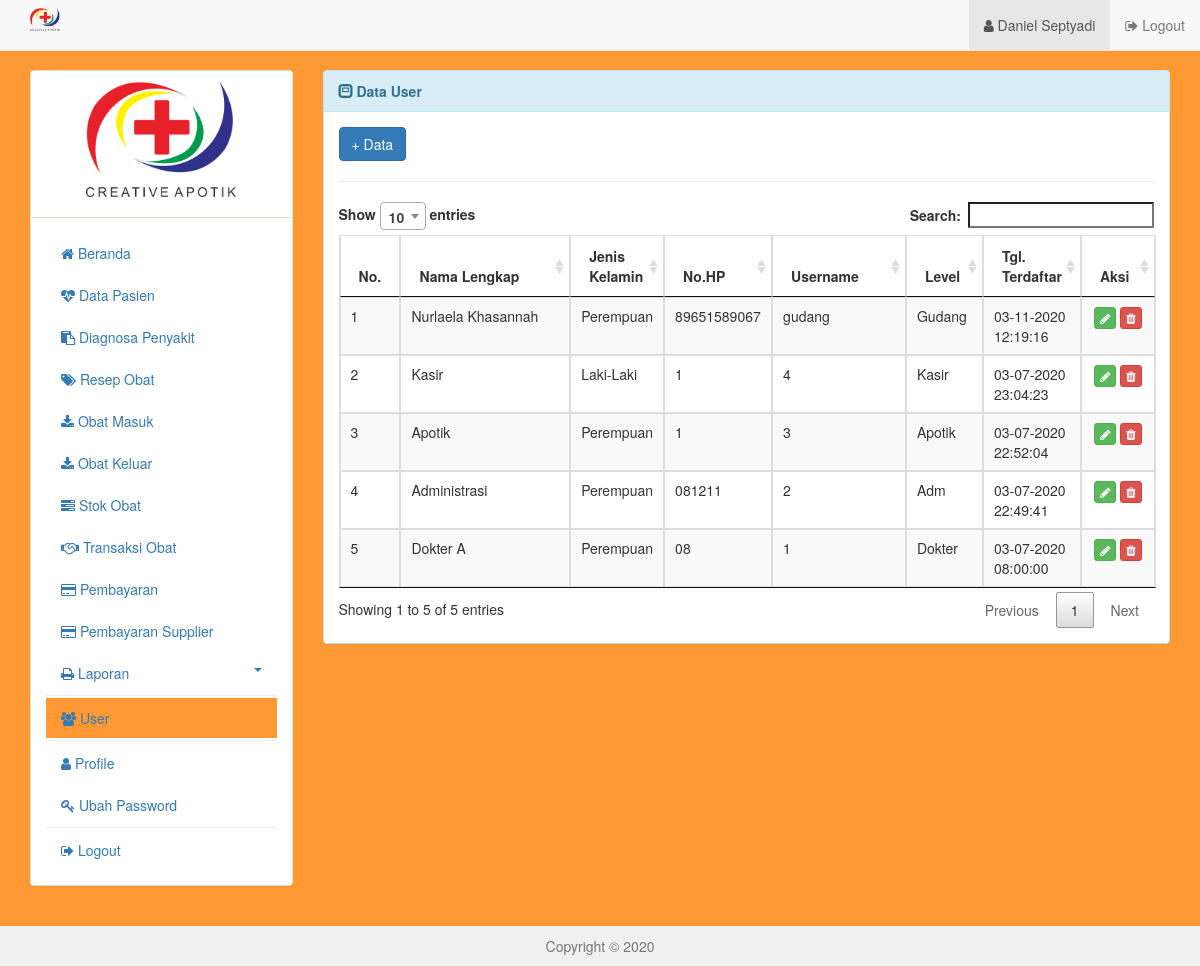
Page /users?menu=user (signed in) on the committed database.
### tables this page shows
CREATE TABLE `tbl_user` (
  `id_user` int(10) NOT NULL,
  `nama_lengkap` text DEFAULT NULL,
  `jk` enum('Laki-Laki','Perempuan') DEFAULT NULL,
  `tlp` varchar(16) DEFAULT NULL,
  `username` text DEFAULT NULL,
  `password` text DEFAULT NULL,
  `level` text DEFAULT NULL,
  `tgl_user` datetime DEFAULT NULL
);

### config/koneksi.php (called while the page is built, shortened)
<?php
function view($data=''){
  $v1 = "Aplikasi Persediaan Obat";
  $v2 = "";
  $v3 = "";
  if ($data=='navbar') {
    $v = "";
  }elseif ($data=='1') {
    $v = $v1;
  }elseif ($data=='2') {
    $v = $v2;
  }elseif ($data=='3') {
    $v = $v3;
  }elseif ($data=='footer') {
    $v = "Copyright &copy; 2020";
  }else {
    $v = "$v1 $v2 $v3";
  }
  return $v;
}
?>

### users/user/tabel.php (the view, shortened to what this page needs)
<?php
$cek_data = mysqli_query($con, "SELECT * FROM tbl_user WHERE level!='admin' ORDER BY id_user DESC");
?>
<a href="users?menu=user&aksi=tambah" class="btn btn-primary">+ Data</a>
<hr>
<table id="data_tables" class="table table-bordered table-striped table-hover" width="100%">
  <thead>
    <tr>
      <th width="1%">No.</th>
      <th width="30%">Nama Lengkap</th>
      <th width="9%">Jenis Kelamin</th>
      <th width="10%">No.HP</th>
      <th width="20%">Username</th>
      <th width="10%">Level</th>
      <th width="10%">Tgl. Terdaftar</th>
      <th width="10%">Aksi</th>
    </tr>
  </thead>
  <tbody>
    <?php
    $no=1;
    while ($baris = mysqli_fetch_array($cek_data)) {?>
      <tr>
        <td><?php echo $no++; ?></td>
        <td><?php echo $baris['nama_lengkap']; ?></td>
        <td><?php echo $baris['jk']; ?></td>
        <td><?php echo $baris['tlp']; ?></td>
        <td><?php echo $baris['username']; ?></td>
        <td><?php echo ucwords($baris['level']); ?></td>
        <td><?php echo date('d-m-Y H:i:s',strtotime($baris['tgl_user'])); ?></td>
        <td class="text-center">
          <a href="users?menu=user&aksi=edit&id=<?php echo $baris['id_user']; ?>" class="btn btn-success btn-xs" title="Edit"><i class="fa fa-pencil"></i></a>
          <a href="users?menu=user&aksi=hapus&id=<?php echo $baris['id_user']; ?>" class="btn btn-danger btn-xs" title="Hapus" onclick="return confirm('Anda Yakin?');"><i class="fa fa-trash"></i></a>
        </td>
      </tr>
    <?php
    } ?>
  </tbody>
</table>

### users/index.php (shortened to what this page needs)
<?php
include "../config/koneksi.php";
$cek_data = mysqli_query($con, "SELECT * FROM tbl_user WHERE id_user='$_SESSION[id_user]'");
if (mysqli_num_rows($cek_data)==0) {
  echo "<script>window.location='';</script>";
  exit;
}else {
  $nama_akun = mysqli_fetch_array($cek_data)['nama_lengkap'];
}
?>
<!DOCTYPE html>
<html lang="en" dir="ltr">
  <head>
    <link href="assets/css/bootstrap.min.css" rel="stylesheet">
    <link href="assets/css/jquery.dataTables.min.css" rel="stylesheet">
    <link href="assets/css/jquery-ui.css" rel="stylesheet">
    <link href="assets/css/select2.min.css" rel="stylesheet">
    <link href="assets/font-awesome-4.7.0/css/font-awesome.min.css" rel="stylesheet">
    <link href="assets/css/parsley.min.css" rel="stylesheet">
    <link href="assets/css/style.css" rel="stylesheet">
    <link href="assets/css/sticky-footer-navbar.css" rel="stylesheet">
  </head>
  <body style="background:#FF9933;">
    <nav class="navbar navbar-default navbar-fixed-top">
      <div class="container">
        <div class="navbar-header">
          <a class="navbar-x" href="">
            <img src="img/apotek.png" width="30" alt="">
          </a>
        </div>
        <div class="collapse navbar-collapse">
          <ul class="nav navbar-nav navbar-right">
            <li class="active"><a href="users?menu=profile"><i class="fa fa-user"></i> <?php echo $nama_akun; ?></a></li>
            <li><a href="users?menu=logout" onclick="return confirm('Anda Yakin?');"><i class="fa fa-sign-out"></i> Logout</a></li>
          </ul>
        </div>
      </div>
    </nav>
    <div class="container-fluid">
      <div class="col-md-3">
        <?php include "menu.php"; ?>
      </div>
      <div class="col-md-9">
        <?php include "content.php"; ?>
      </div>
    </div>
    <footer class="footer">
      <div class="container">
        <p class="text-muted text-center"><?php echo view('footer'); ?></p>
      </div>
    </footer>
    <link rel="stylesheet" type="text/css" href="assets/plugin/datetimepicker/jquery.datetimepicker.css"/>
  </body>
</html>

### assets/css/sticky-footer-navbar.css (style rules this page uses)
html { position: relative; min-height: 100%; }
body { margin-bottom: 60px; }
.footer { position: absolute; bottom: 0; width: 100%; height: 40px; background-color: #f1f1f1; }
.container .text-muted { margin: 10px 0; }
.footer > .container { padding-right: 15px; padding-left: 15px; }

### users/index.php (style rules this page uses)
.navbar-x { float:left;height: 50px;line-height: 20px;text-decoration:none;color: #FF00FF;font-size:18px;font-weight:bold;padding: 7px 15px; }
.container-fluid { padding-top:70px; }
nav > .container { margin-left:0px;margin-right:0px;width:100% }

### users/menu.php (style rules this page uses)
.active { background:#ff9933;color:#fff; }

### rows in the picture
tbl_user: nama_lengkap "Daniel Septyadi"
tbl_user: nama_lengkap "Nurlaela Khasannah", jk "Perempuan", tlp "89651589067", username "gudang", level "Gudang", tgl_user "03-11-2020 12:19:16"
tbl_user: nama_lengkap "Kasir", jk "Laki-Laki", tlp "1", username "4", level "Kasir", tgl_user "03-07-2020 23:04:23"
tbl_user: nama_lengkap "Apotik", jk "Perempuan", tlp "1", username "3", level "Apotik", tgl_user "03-07-2020 22:52:04"
tbl_user: nama_lengkap "Administrasi", jk "Perempuan", tlp "081211", username "2", level "Adm", tgl_user "03-07-2020 22:49:41"
tbl_user: nama_lengkap "Dokter A", jk "Perempuan", tlp "08", username "1", level "Dokter", tgl_user "03-07-2020 08:00:00"

### other values in the picture
view('footer') "Copyright © 2020"
